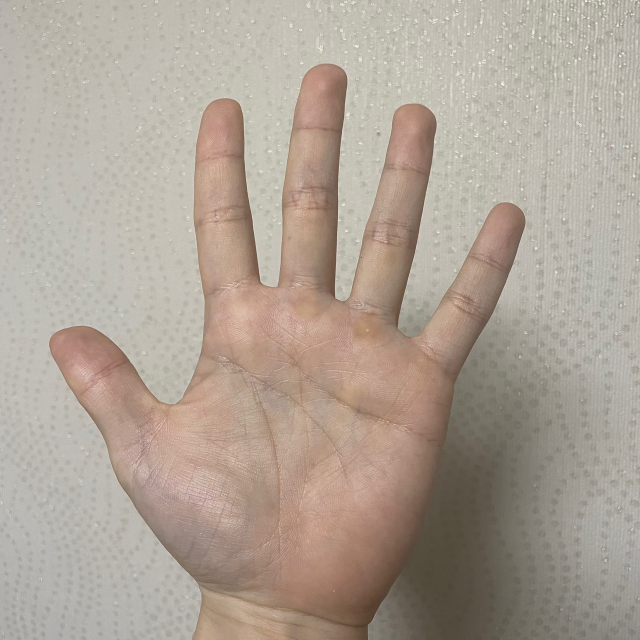
#> input picture python/blending/HW2/hand.jpg, 1280 x 1280 px (shown at 1/2 size)
$ python hw2_Q1.py
#> lines starting #> are read from the running program, lines starting #| are printed output that depends on the picture; after the words box and inside, x2 and y2 are one past the last pixel; in counts of white or black regions, pixels touching at a corner belong together
import cv2 as cv
import numpy as np
from matplotlib import pyplot as plt


def combineImage(img, img2, a, deduplication=True):

    h, w, c = img.shape
    h2, w2, c = img2.shape

    paddingT = int((h - h2 + 1)*2 / 3) + a
    paddingB = int((h - h2) / 3) - a
    paddingL = int((w - w2) / 2)
    paddingR = int((w - w2) / 2)

    img2 = cv.copyMakeBorder(img2, paddingT, paddingB,
                             paddingL, paddingR, cv.BORDER_CONSTANT, (0, 0, 0))

    if deduplication:
        img_sub = img[paddingT: - paddingB, paddingL: -paddingR, :]
        img_sub = cv.copyMakeBorder(img_sub, paddingT, paddingB,
                                    paddingL, paddingR, cv.BORDER_CONSTANT, (0, 0, 0))

        img_sub = cv.absdiff(img, img_sub)
        img_combined = cv.add(img_sub, img2)
    else:
        img_combined = cv.add(img, img2)
    return img_combined


def generate_gaussian_pyramid(img, levels):
    GP = [img]
    for i in range(1, levels):  # 1 to levels - 1 same as range(1, levels, 1)
        img = cv.pyrDown(img)
        GP.append(img)
    return GP


def __pyrUp(img, size=None):
    nt = tuple([2*x for x in img.shape[:2]])
    print("target nt size : ", nt)
    if size == None:
        size = nt
    # bug?!
    if nt != size:
        upscale_img = cv.pyrUp(img, None, nt)
    else:
        upscale_img = cv.pyrUp(img)
    return upscale_img


def generate_laplacian_pyramid(GP):
    levels = len(GP)
    LP = []  # [GP[levels + 1]] # 마지막은 없으니까
    for i in range(levels - 1, 0, -1):
        # upsample_img = cv.pyrUp(GP[i])
        print("laplacian in : ", GP[i].shape)
        upsample_img = __pyrUp(GP[i], (GP[i-1].shape[0], GP[i-1].shape[1]))
        print("laplacian out : ", upsample_img.shape)

        laplacian_img = cv.subtract(GP[i-1], upsample_img)
        LP.append(laplacian_img)
    LP.reverse()
    return LP


def generate_pyramid_composition_image(Pimgs):
    levels = len(Pimgs)
    # print(levels)
    rows, cols = Pimgs[0].shape[:2]
    composite_image = np.zeros(
        (rows, cols + int(cols / 2 + 0.5), 3), dtype=Pimgs[0].dtype)
    composite_image[:rows, :cols, :] = Pimgs[0]
    i_row = 0
    for p in Pimgs[1:]:
        n_rows, n_cols = p.shape[:2]
        composite_image[i_row:i_row + n_rows, cols:cols + n_cols] = p
        i_row += n_rows
    return composite_image


def laplacian_combine_pyramid(LP_hand, LP_eye, padding, plus=1000):
    laplacian_combine = []
    for i in range(len(LP_hand)):
        if i == plus:
            laplacian_combine.append(combineImage(
                LP_hand[i], 2*LP_eye[i], int(padding/(2**i)), False))
        else:
            laplacian_combine.append(combineImage(
                LP_hand[i], LP_eye[i], int(padding/(2**i)), False))
    return laplacian_combine


def colorCLAHE(img):
    imgR = cv.createCLAHE(
        clipLimit=1, tileGridSize=(8, 8)).apply(img[:, :, 0])
    imgG = cv.createCLAHE(
        clipLimit=1, tileGridSize=(8, 8)).apply(img[:, :, 1])
    imgB = cv.createCLAHE(
        clipLimit=1, tileGridSize=(8, 8)).apply(img[:, :, 2])
    img_CLAHE = cv.merge((imgR, imgG, imgB))
    return img_CLAHE


# starting point
img = cv.imread("./HW2/hand.jpg")
#> img is the input picture: shape (1280, 1280, 3); mean B, G, R 150.3, 162.4, 174.4
img2 = cv.imread("./HW2/eye3.jpg")
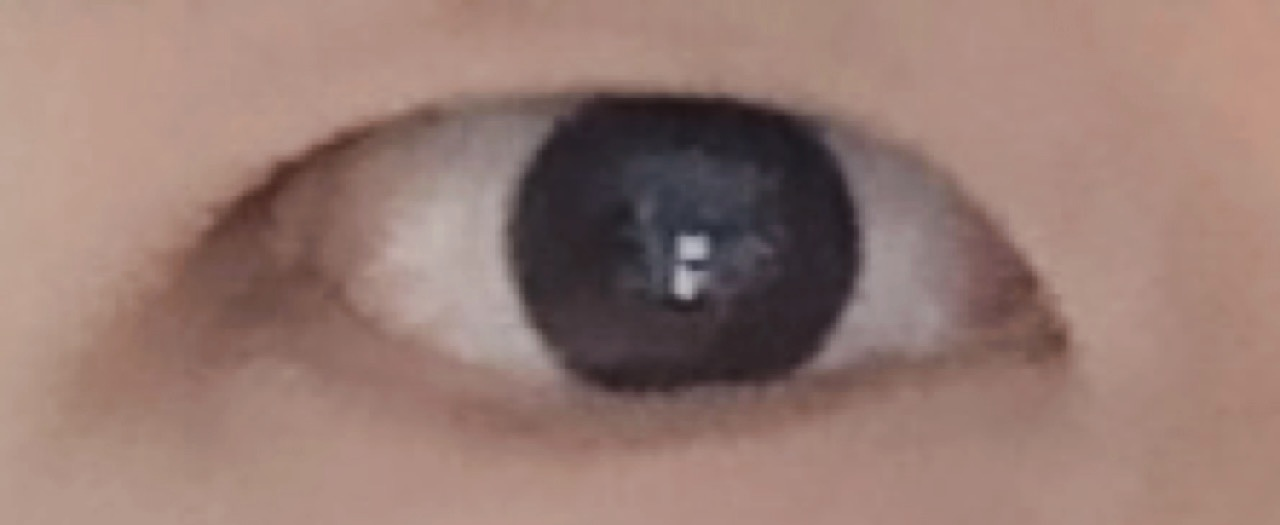
#> input picture python/blending/HW2/eye3.jpg, 1280 x 525 px
#> img2 is the input picture: shape (525, 1280, 3); mean B, G, R 114.5, 122.5, 150.5

img = cv.resize(img, dsize=(480, 640))
#> img: shape (640, 480, 3)
img2 = cv.resize(img2, dsize=(128, 64))
#> img2: shape (64, 128, 3)
img = cv.cvtColor(img, cv.COLOR_BGR2RGB)
img2 = cv.cvtColor(img2, cv.COLOR_BGR2RGB)

img_combined = combineImage(img, img2, 16)  # combine two img

GP_hand = generate_gaussian_pyramid(img, 6)
#> after the loop in generate_gaussian_pyramid, `for i in range(1, levels):`: GP = 6 items
#> GP_hand = 6 items
GP_eye = generate_gaussian_pyramid(img2, 6)
#> GP_eye = 6 items
Gp_combined = generate_gaussian_pyramid(img_combined, 6)
#> Gp_combined = 6 items
LP_hand = generate_laplacian_pyramid(GP_hand)
#> in generate_laplacian_pyramid, `levels = len(GP)`: levels = 6
#> the loop in generate_laplacian_pyramid, `for i in range(levels - 1, 0, -1):` made 5 passes
#> pass 1, in generate_laplacian_pyramid, `laplacian_img = cv.subtract(GP[i-1], upsample_img)`:
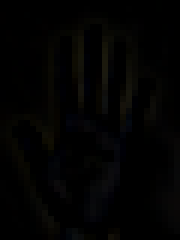
#> laplacian_img: shape (40, 30, 3) (shown 6 times larger); mean of channels 0, 1, 2 1.9, 2.5, 2.6; drawn as B, G, R
#> after the loop in generate_laplacian_pyramid, `for i in range(levels - 1, 0, -1):`: LP = 5 items
#> LP_hand = 5 items
LP_eye = generate_laplacian_pyramid(GP_eye)
#> LP_eye = 5 items

# [6 lines of commented-out code are left out]

laplacian_comdine = laplacian_combine_pyramid(LP_hand, LP_eye, 16, 0)
#> the loop in laplacian_combine_pyramid, `for i in range(len(LP_hand)):` made 5 passes
#> laplacian_comdine = 5 items

composition_image = []
composition_image.append(generate_pyramid_composition_image(Gp_combined))
#> in generate_pyramid_composition_image, `levels = len(Pimgs)`: levels = 6
#> the loop in generate_pyramid_composition_image, `for p in Pimgs[1:]:` made 5 passes
#> (n_rows, n_cols, i_row) on passes 1 to 5: (320, 240, 320), (160, 120, 480), (80, 60, 560), (40, 30, 600), (20, 15, 620)
#> after the loop in generate_pyramid_composition_image, `for p in Pimgs[1:]:`:
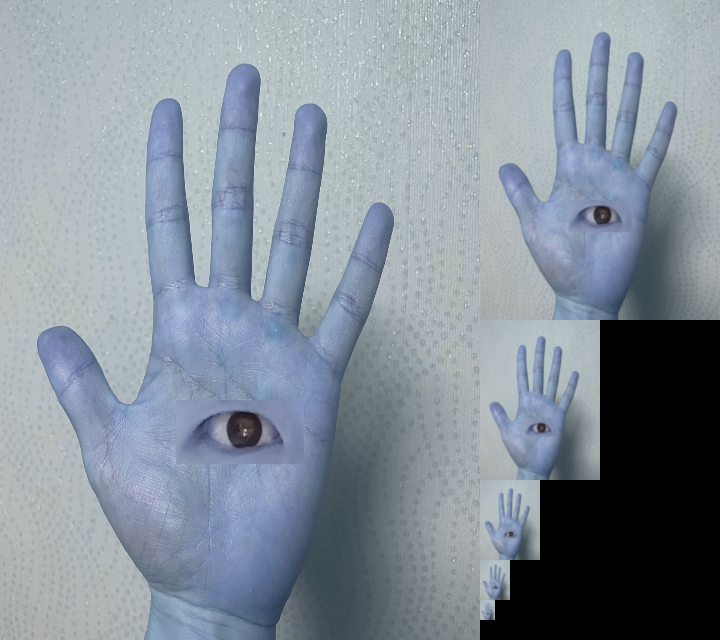
#> composite_image: shape (640, 720, 3); mean of channels 0, 1, 2 154.2, 143.5, 133; drawn as B, G, R
#> after the loop in generate_pyramid_composition_image, `for p in Pimgs[1:]:`: i_row = 620
composition_image.append(3*generate_pyramid_composition_image(LP_hand))
#> in generate_pyramid_composition_image (call 2), `levels = len(Pimgs)`: levels = 5
#> in generate_pyramid_composition_image (call 2), `composite_image[:rows, :cols, :] = Pimgs[0]`:
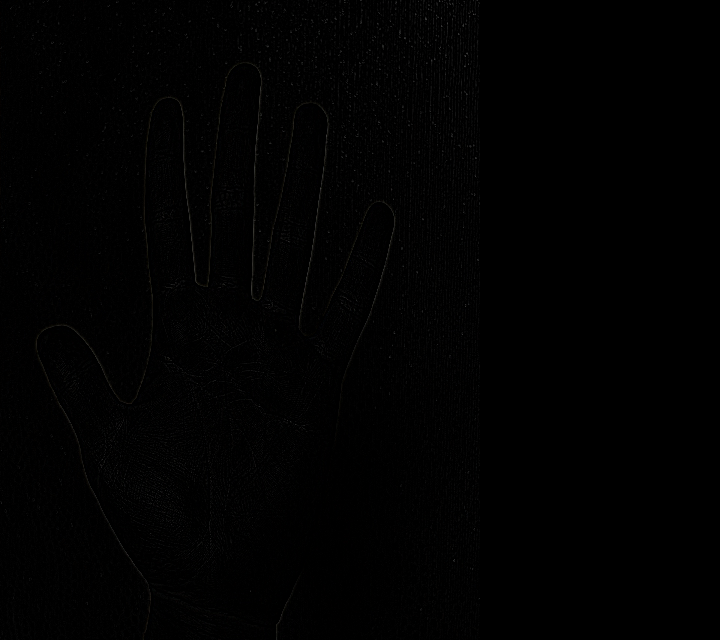
#> composite_image: shape (640, 720, 3); mean of channels 0, 1, 2 1.1, 1.1, 1.2; drawn as B, G, R
#> the loop in generate_pyramid_composition_image (call 2), `for p in Pimgs[1:]:` made 4 passes
#> after the loop in generate_pyramid_composition_image (call 2), `for p in Pimgs[1:]:`: composite_image: shape (640, 720, 3); 11.13% of pixels changed, all inside (x1, y1, x2, y2) = (480, 0, 720, 600)
#> after the loop in generate_pyramid_composition_image (call 2), `for p in Pimgs[1:]:`: i_row = 600
composition_image.append(3*generate_pyramid_composition_image(LP_eye))
#> in generate_pyramid_composition_image (call 3), `composite_image[:rows, :cols, :] = Pimgs[0]`:
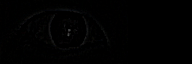
#> composite_image: shape (64, 192, 3); mean of channels 0, 1, 2 1, 0.9, 0.9; drawn as B, G, R
#> the loop in generate_pyramid_composition_image (call 3), `for p in Pimgs[1:]:` made 4 passes
#> (n_rows, n_cols, i_row) on passes 1 to 4: (32, 64, 32), (16, 32, 48), (8, 16, 56), (4, 8, 60)
#> after the loop in generate_pyramid_composition_image (call 3), `for p in Pimgs[1:]:`: composite_image: shape (64, 192, 3); 12.91% of pixels changed, all inside (x1, y1, x2, y2) = (128, 0, 192, 60)
#> after the loop in generate_pyramid_composition_image (call 3), `for p in Pimgs[1:]:`: i_row = 60
composition_image.append(
    3*generate_pyramid_composition_image(laplacian_comdine))
#> after the loop in generate_pyramid_composition_image (call 4), `for p in Pimgs[1:]:`: composite_image: shape (640, 720, 3); mean of channels 0, 1, 2 1.4, 1.5, 1.5

for i in composition_image:
    i = cv.cvtColor(i, cv.COLOR_RGB2BGR)
    print(i.shape)
    cv.imshow("title", i)
    cv.waitKey(0)
#> this loop made 4 passes
#| (640, 720, 3)
#| (640, 720, 3)
#| (64, 192, 3)
#| (640, 720, 3)


final_img = []

# [4 lines of commented-out code are left out]

final_img.append(cv.pyrUp(Gp_combined[4]) + LP_hand[3])
final_img.append(cv.pyrUp(final_img[0]) + LP_hand[2])
final_img.append(cv.pyrUp(final_img[1]) + laplacian_comdine[1])
final_img.append(cv.pyrUp(final_img[2]) + laplacian_comdine[0])


titles = ["1", "2", "3", "4", "original"]
images = [final_img[0], final_img[1], final_img[2],
          final_img[3], img_combined]

for i in range(len(titles)):
    plt.subplot(2, 3, i+1)
    plt.imshow(images[i])
    plt.title(titles[i])
    plt.xticks([]), plt.yticks([])
plt.show()
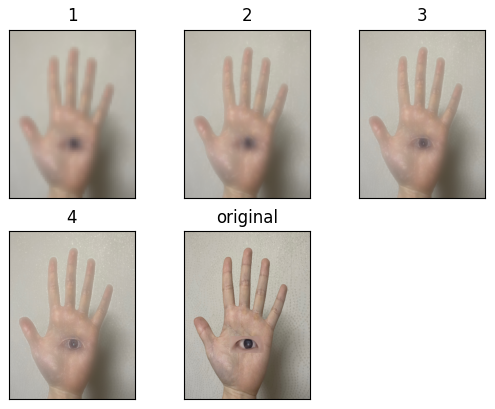
#> figure drawn by matplotlib, 5 panels
plt.imshow(final_img[3])
plt.show()

final_img = colorCLAHE(final_img[3])
#> in colorCLAHE, `img_CLAHE = cv.merge((imgR, imgG, imgB))`:
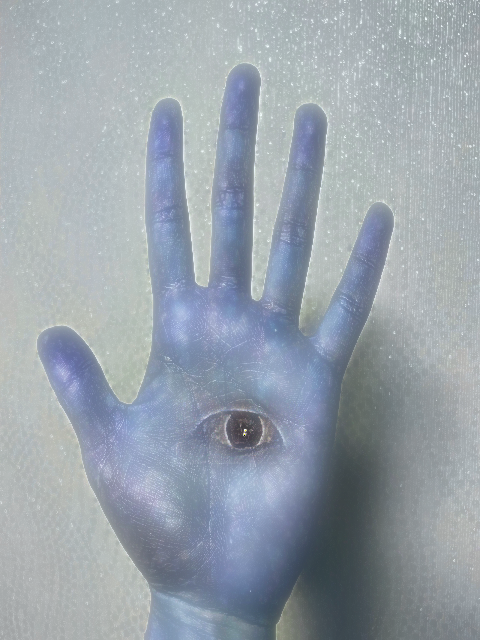
#> img_CLAHE: shape (640, 480, 3); mean of channels 0, 1, 2 171.3, 162.1, 152.7; drawn as B, G, R
plt.imshow(final_img)
plt.show()

plt.imshow(img_combined)
plt.show()
